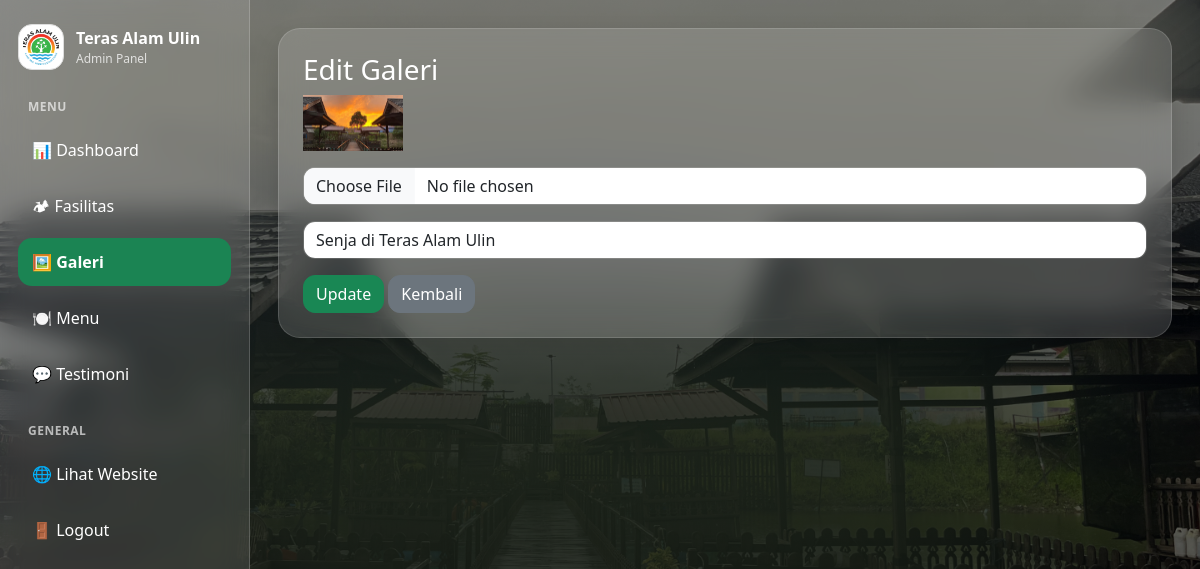
/admin/edit_galeri.php?id=2 (signed in), run on the app's committed database.
### tables this page shows
CREATE TABLE `galeri` (
  `id` int NOT NULL,
  `gambar` varchar(255) NOT NULL,
  `keterangan` varchar(255) DEFAULT NULL
);

### admin/edit_galeri.php (the view, shortened to what this page needs)
<?php
require '../config/koneksi.php';
$id = $_GET['id'];
$data = mysqli_query($conn, "SELECT * FROM galeri WHERE id = $id");
$row = mysqli_fetch_assoc($data);
?>
<!DOCTYPE html>
<html>
<head>
<link href="https://cdn.jsdelivr.net/npm/bootstrap@5.3.3/dist/css/bootstrap.min.css" rel="stylesheet">
</head>
<body>
<div class="admin-layout">
<?php include 'sidebar.php'; ?>
<div class="main-content">
<div class="content-card">
<h3>Edit Galeri</h3>
<form action="../aksi/aksi_edit_galeri.php" method="POST" enctype="multipart/form-data">
<img src="../assets/img/<?= $row['gambar']; ?>" width="100" class="mb-3">
<input type="file" name="gambar" class="form-control mb-3">
<input type="text" name="keterangan" class="form-control mb-3"
value="<?= $row['keterangan']; ?>">
<button class="btn btn-success">Update</button>
<a href="galeri.php" class="btn btn-secondary">Kembali</a>
</form>
</div>
</div>
</div>
</body>
</html>

### admin/layout_style.php (style rules this page uses)
body { margin: 0; min-height: 100vh; font-family: 'Segoe UI', sans-serif; background: none; position: relative; }
body::before { content: ""; position: fixed; inset: 0; background: linear-gradient(rgba(0,0,0,0.45), rgba(0,0,0,0.65)), url('../assets/img/hero.jpg') no-repeat center center; background-size: cover; z-index: -999; }
.admin-layout { display: flex; min-height: 100vh; position: relative; z-index: 1; }
.main-content { flex: 1; padding: 28px; position: relative; z-index: 1; }
.content-card { background: rgba(255,255,255,0.14); backdrop-filter: blur(14px); -webkit-backdrop-filter: blur(14px); border: 1px solid rgba(255,255,255,0.14); border-radius: 22px; padding: 24px; box-shadow: 0 10px 24px rgba(0,0,0,0.12); color: white; margin-bottom: 24px; position: relative; z-index: 1; }
.main-content { margin-left: 250px; }
.form-control, .form-select { border-radius: 12px; border: 1px solid rgba(255,255,255,0.15); }
.btn { border-radius: 12px; }

### data on the page
galeri: gambar (picture), keterangan "Senja di Teras Alam Ulin"
